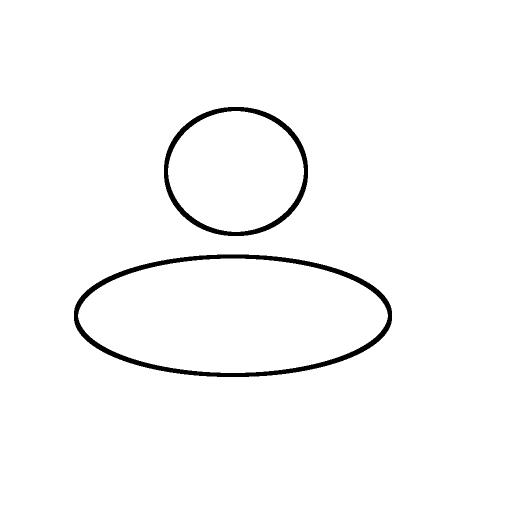
#> input picture LinkaLite/app/src/main/assets/account.png, 1024 x 1024 px (shown at 1/2 size)
$ python resizer.py ../assets/account.png
#> lines starting #> are read from the running program, lines starting #| are printed output that depends on the picture
#!/usr/bin/env python3
import sys
import os
from PIL import Image

def generate_android_assets():
    if len(sys.argv) < 2:
        print("Uso: python3 resizer.py <imagem>")
        print("Exemplo: python3 resizer.py ic_home.png")
        sys.exit(1)

    image_path = sys.argv[1]

    if not os.path.exists(image_path):
        print(f"Erro: Arquivo '{image_path}' não encontrado.")
        sys.exit(1)

    img = Image.open(image_path)
#> img is the input picture: PIL image 1024x1024 RGBA; mean R, G, B, A 39.2, 39.2, 39.2, 44.5
    orig_w, orig_h = img.size
#> orig_w = 1024; orig_h = 1024

    # Consideramos a imagem de entrada como XHDPI (2.0x) por padrão
    # Multiplicadores ajustados em relação ao XHDPI:
    scales = {
        'drawable-ldpi': 0.75 / 2.0,   # 0.375x da imagem original
        'drawable-mdpi': 1.0 / 2.0,    # 0.5x
        'drawable-hdpi': 1.5 / 2.0,    # 0.75x
        'drawable-xhdpi': 1.0,         # 1.0x (tamanho original)
        'drawable-xxhdpi': 3.0 / 2.0,  # 1.5x
        'drawable-xxxhdpi': 4.0 / 2.0  # 2.0x
    }

    filename = os.path.basename(image_path).lower().replace('-', '_')

    print(f"🖼️  Processando: {filename} ({orig_w}x{orig_h}px)")
#| 🖼️  Processando: account.png (1024x1024px)

    for folder, scale in scales.items():
        new_w = max(1, int(orig_w * scale))
        new_h = max(1, int(orig_h * scale))

        os.makedirs(folder, exist_ok=True)

        resized_img = img.resize((new_w, new_h), Image.Resampling.LANCZOS)
        output_path = os.path.join(folder, filename)
        resized_img.save(output_path)
        print(f"  [✓] {folder}/{filename} -> {new_w}x{new_h}px")
#> this loop made 6 passes
#> pass 1, in generate_android_assets, `resized_img = img.resize((new_w, new_h), Image.Resampling.LANCZOS)`:
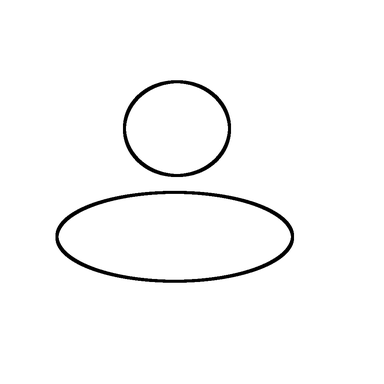
#> resized_img: PIL image 384x384 RGBA; mean R, G, B, A 39.2, 39.2, 39.2, 44.5; transparent parts drawn white

    print("\n🚀 Pronto! Pastas criadas sem ter de digitar nenhum número.")

if __name__ == "__main__":
    generate_android_assets()

$ run again, on LinkaLite/app/src/main/assets/back.png
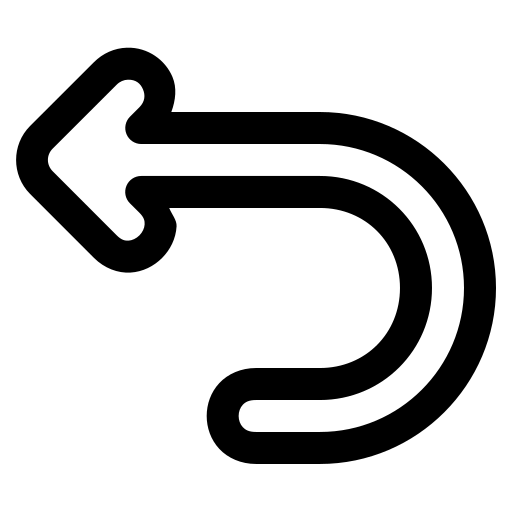
#> input picture LinkaLite/app/src/main/assets/back.png, 512 x 512 px
#> in generate_android_assets, img is the input picture: PIL image 512x512 RGBA; mean R, G, B, A 28, 28, 28, 85
#| 🖼️  Processando: back.png (512x512px)
#> the loop in generate_android_assets, `for folder, scale in scales.items():` made 6 passes
#> pass 1, in generate_android_assets, `resized_img = img.resize((new_w, new_h), Image.Resampling.LANCZOS)`:
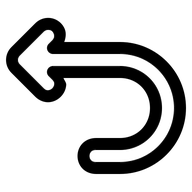
#> resized_img: PIL image 192x192 RGBA; mean R, G, B, A 28.5, 28.5, 28.5, 84.8; transparent parts drawn white

$ run again, on LinkaLite/app/src/main/assets/chat.png
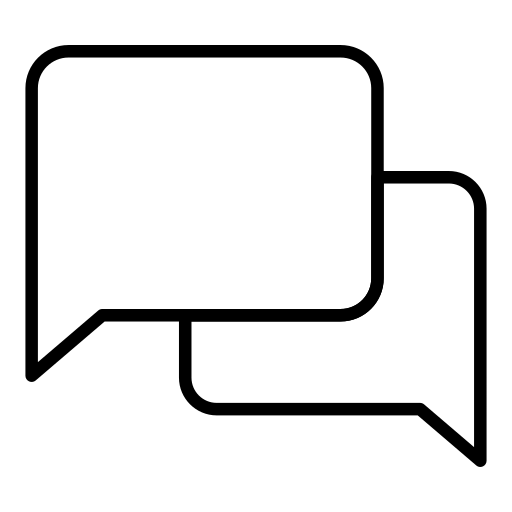
#> input picture LinkaLite/app/src/main/assets/chat.png, 512 x 512 px
#> in generate_android_assets, img is the input picture: PIL image 512x512 P; mean R, G, B, A 117.5, 117.5, 117.5, 142
#| 🖼️  Processando: chat.png (512x512px)
#> the loop in generate_android_assets, `for folder, scale in scales.items():` made 6 passes
#> pass 1, in generate_android_assets, `resized_img = img.resize((new_w, new_h), Image.Resampling.LANCZOS)`:
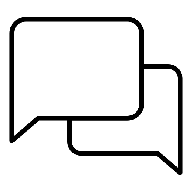
#> resized_img: PIL image 192x192 P; mean R, G, B, A 117.6, 117.6, 117.6, 142.2; transparent parts drawn white
#> pass 2, in generate_android_assets, `resized_img = img.resize((new_w, new_h), Image.Resampling.LANCZOS)`:
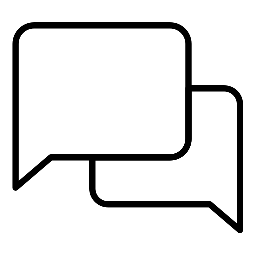
#> resized_img: PIL image 256x256 P; mean R, G, B, A 117.1, 117.1, 117.1, 142.1; transparent parts drawn white

$ run again, on LinkaLite/app/src/main/assets/comments.png
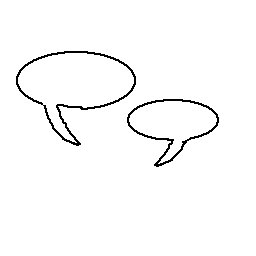
#> input picture LinkaLite/app/src/main/assets/comments.png, 256 x 256 px
#> in generate_android_assets, img is the input picture: PIL image 256x256 RGBA; mean R, G, B, A 31.6, 31.6, 31.6, 37.1
#| 🖼️  Processando: comments.png (256x256px)
#> the loop in generate_android_assets, `for folder, scale in scales.items():` made 6 passes
#> pass 1, in generate_android_assets, `resized_img = img.resize((new_w, new_h), Image.Resampling.LANCZOS)`:
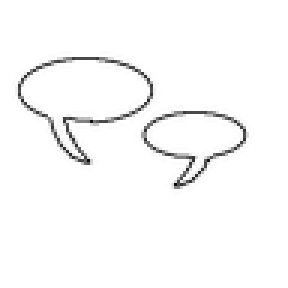
#> resized_img: PIL image 96x96 RGBA (shown 3 times larger); mean R, G, B, A 32.4, 32.4, 32.4, 37.1; transparent parts drawn white
#> after the loop in generate_android_assets, `for folder, scale in scales.items():`:
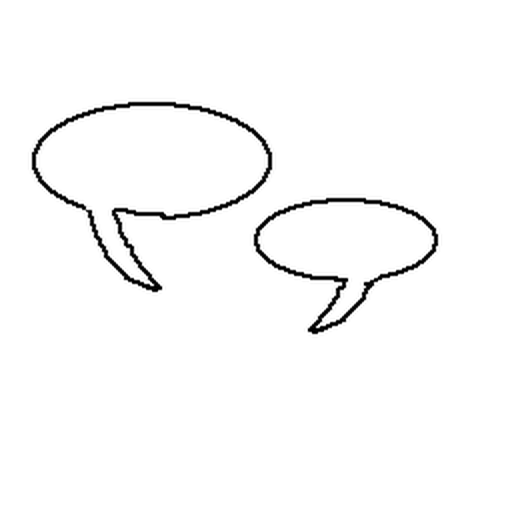
#> resized_img: PIL image 512x512 RGBA; mean R, G, B, A 31.7, 31.7, 31.7, 37.1; transparent parts drawn white
